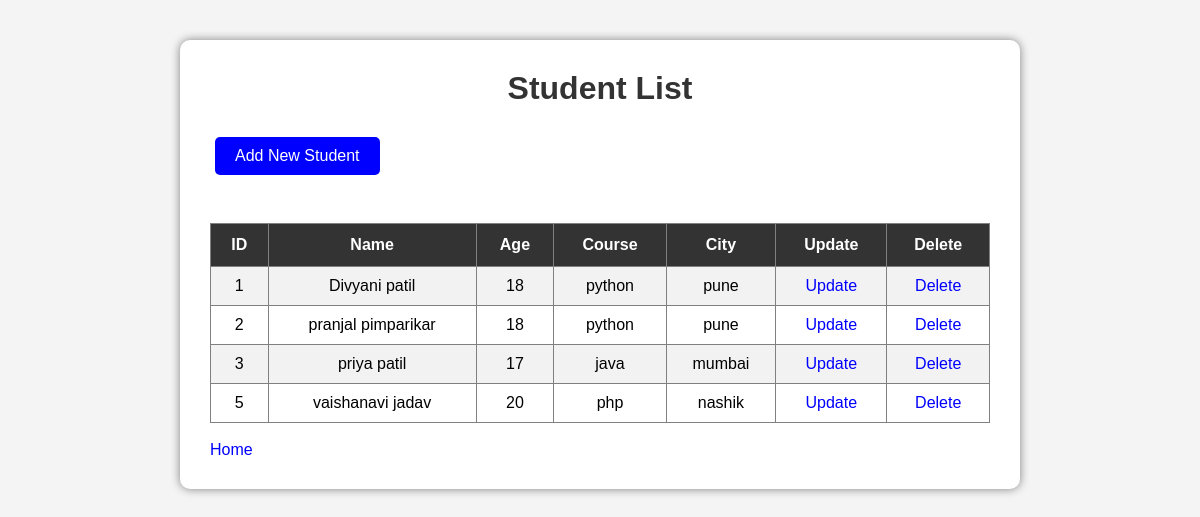
/students, run on the app's committed database.
### tables this page shows
CREATE TABLE students(

            id INTEGER PRIMARY KEY AUTOINCREMENT,

            name TEXT,

            age INTEGER,

            course TEXT,

            city TEXT

        );

### app.py (the view)
@app.route("/students")
def view_students():
    connection = connect_db()
    students = connection.execute(
        "SELECT * FROM students"
    ).fetchall()
    connection.close()
    return render_template(
        "viewStudents.html",
        students=students
    )

### app.py (called while the page is built)
def connect_db():
    connection = sqlite3.connect("students.db")
    connection.row_factory = sqlite3.Row
    return connection

### templates/viewStudents.html (shortened to what this page needs)
<!DOCTYPE html>
<html lang="en">
<head>
    <link rel="stylesheet"
          href="{{ url_for('static', filename='style.css') }}">
</head>
<body>
<div class="container">
<h1>Student List</h1>
<a href="{{ url_for('add_student') }}" class="btn">
Add New Student
</a>
<br><br>
<table>
<tr>
<th>ID</th>
<th>Name</th>
<th>Age</th>
<th>Course</th>
<th>City</th>
<th>Update</th>
<th>Delete</th>
</tr>
{% for student in students %}
<tr>
<td>{{ student["id"] }}</td>
<td>{{ student["name"] }}</td>
<td>{{ student["age"] }}</td>
<td>{{ student["course"] }}</td>
<td>{{ student["city"] }}</td>
<td>
<a href="{{ url_for('update_student', id=student['id']) }}">
Update
</a>
</td>
<td>
<a href="{{ url_for('delete_student', id=student['id']) }}">
Delete
</a>
</td>
</tr>
{% endfor %}
</table>
<br>
<a href="{{ url_for('home') }}">
Home
</a>
</div>
</body>
</html>

### static/style.css (style rules this page uses)
* { margin:0; padding:0; box-sizing:border-box; font-family:Arial, sans-serif; }
body { background:#f4f4f4; }
.container { width:70%; margin:40px auto; background:white; padding:30px; border-radius:10px; box-shadow:0px 0px 10px gray; }
h1 { text-align:center; margin-bottom:20px; color:#333; }
.btn { display:inline-block; text-decoration:none; background:blue; color:white; padding:10px 20px; border-radius:5px; margin:10px 5px; }
table { width:100%; border-collapse:collapse; margin-top:20px; }
table, th, td { border:1px solid gray; }
th { background:#333; color:white; padding:12px; }
td { padding:10px; text-align:center; }
tr:nth-child(even) { background:#f2f2f2; }
a { text-decoration:none; color:blue; }

### data on the page
students: id "1", name "Divyani patil", age "18", course "python", city "pune"
students: id "2", name "pranjal pimparikar", age "18", course "python", city "pune"
students: id "3", name "priya patil", age "17", course "java", city "mumbai"
students: id "5", name "vaishanavi jadav", age "20", course "php", city "nashik"
